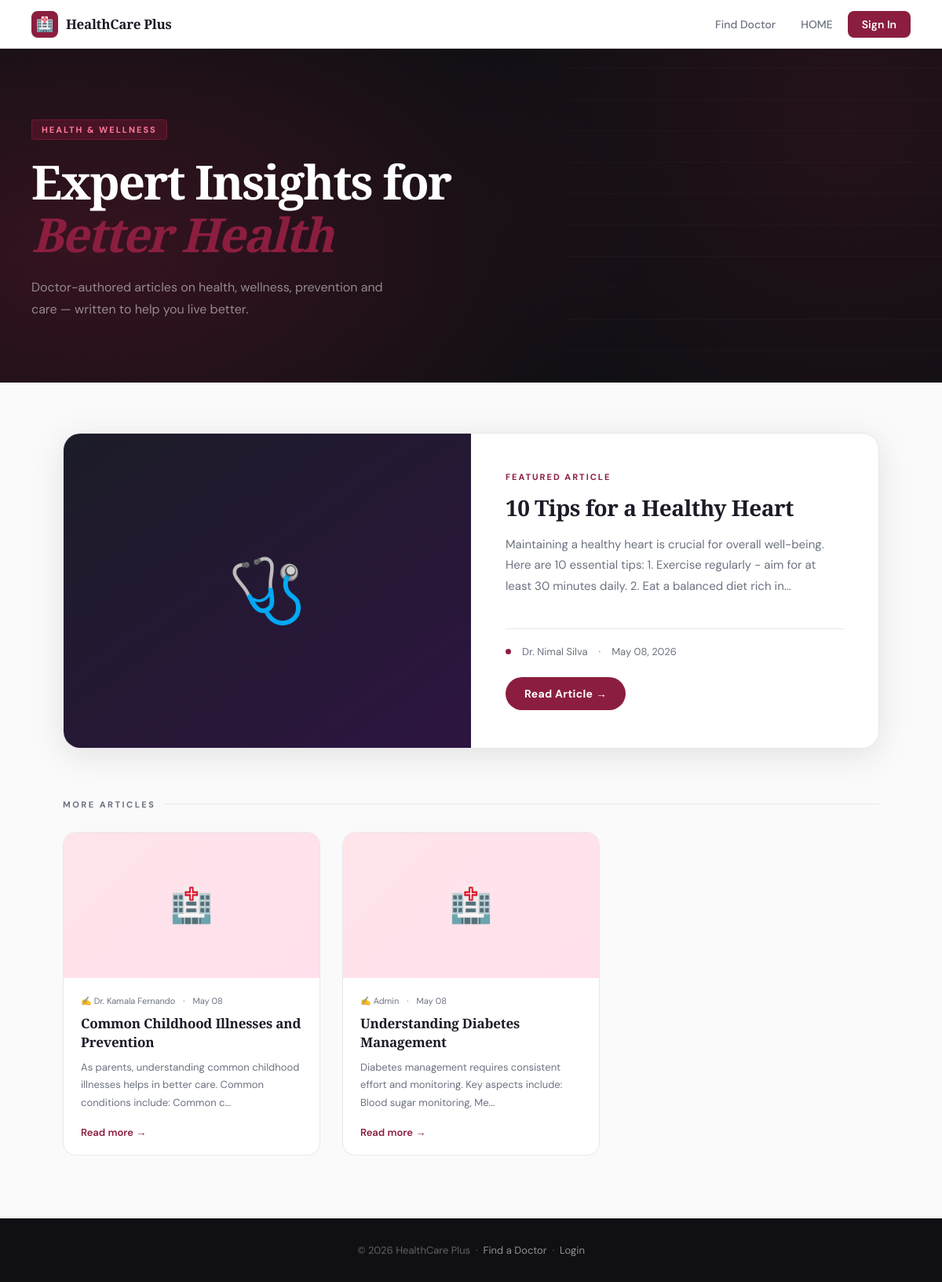
/blogs.php, run on the app's committed database.
### tables this page shows
CREATE TABLE blogs (
    id INT PRIMARY KEY AUTO_INCREMENT,
    title VARCHAR(255) NOT NULL,
    content TEXT NOT NULL,
    author VARCHAR(100),
    image VARCHAR(255),
    created_at TIMESTAMP DEFAULT CURRENT_TIMESTAMP,
    updated_at TIMESTAMP DEFAULT CURRENT_TIMESTAMP ON UPDATE CURRENT_TIMESTAMP
);

### blogs.php (the view, shortened to what this page needs)
<!DOCTYPE html>
<html lang="en">
<head>
</head>
<body>
<?php include 'includes/config.php';
$all = $conn->query("SELECT * FROM blogs ORDER BY created_at DESC");
$posts = $all->fetch_all(MYSQLI_ASSOC);
$featured = !empty($posts) ? $posts[0] : null;
$rest = array_slice($posts, 1);
?>
<nav class="nav">
    <a href="index.php" class="nav-brand">
        <div class="nav-brand-icon">🏥</div>
        <span class="nav-brand-text">HealthCare Plus</span>
    </a>
    <div class="nav-right">
        <a href="search.php">Find Doctor</a>
        <a href="novena/index.html">HOME</a>
        <a href="login.php" class="btn-login">Sign In</a>
    </div>
</nav>
<div class="hero">
    <div class="hero-bg"></div>
    <div class="hero-lines"></div>
    <div class="hero-inner">
        <div class="hero-tag">Health & Wellness</div>
        <h1>Expert Insights for <em>Better Health</em></h1>
        <p class="hero-sub">Doctor-authored articles on health, wellness, prevention and care — written to help you live better.</p>
    </div>
</div>
<div class="wrap">
<?php if (empty($posts)): ?>
    <div class="grid">
        <div class="empty">
            <div class="e-icon">📰</div>
            <h3>No articles yet</h3>
            <p>Check back soon for health tips and insights.</p>
        </div>
    </div>
<?php else: ?>
    <?php
    $f     = $featured;
    $f_img = !empty($f['image']) ? 'uploads/blogs/'.htmlspecialchars($f['image']) : null;
    $f_exc = substr(strip_tags($f['content']), 0, 180).'...';
    ?>
    <div class="featured">
        <div class="featured-img">
            <?php if ($f_img && file_exists($f_img)): ?>
                <img src="<?php echo $f_img; ?>" alt="<?php echo htmlspecialchars($f['title']); ?>">
            <?php else: ?>
                <div class="featured-img-ph">🩺</div>
            <?php endif; ?>
        </div>
        <div class="featured-body">
            <div class="featured-label">Featured Article</div>
            <h2 class="featured-title"><?php echo htmlspecialchars($f['title']); ?></h2>
            <p class="featured-excerpt"><?php echo htmlspecialchars($f_exc); ?></p>
            <div class="featured-meta">
                <div class="author-dot"></div>
                <span><?php echo htmlspecialchars($f['author'] ?? 'HealthCare Plus'); ?></span>
                <span>·</span>
                <span><?php echo date('M d, Y', strtotime($f['created_at'])); ?></span>
            </div>
            <a href="blog_post.php?id=<?php echo $f['id']; ?>" class="read-btn" style="background:var(--red);color:white;padding:12px 24px;border-radius:50px;font-weight:700;font-size:14px;text-decoration:none;align-self:flex-start;letter-spacing:0.3px;">
                Read Article →
            </a>
        </div>
    </div>
    <?php if (!empty($rest)): ?>
    <div class="section-label">More Articles</div>
    <div class="grid">
    <?php foreach ($rest as $b):
        $img = !empty($b['image']) ? 'uploads/blogs/'.htmlspecialchars($b['image']) : null;
        $exc = substr(strip_tags($b['content']), 0, 110).'...';
    ?>
        <div class="card">
            <div class="card-img">
                <?php if ($img && file_exists($img)): ?>
                    <img src="<?php echo $img; ?>" alt="<?php echo htmlspecialchars($b['title']); ?>">
                <?php else: ?>
                    <div class="card-img-ph">🏥</div>
                <?php endif; ?>
            </div>
            <div class="card-body">
                <div class="card-meta">
                    <span>✍️ <?php echo htmlspecialchars($b['author'] ?? 'HealthCare Plus'); ?></span>
                    <span>·</span>
                    <span><?php echo date('M d', strtotime($b['created_at'])); ?></span>
                </div>
                <h3 class="card-title"><?php echo htmlspecialchars($b['title']); ?></h3>
                <p class="card-excerpt"><?php echo htmlspecialchars($exc); ?></p>
                <a href="blog_post.php?id=<?php echo $b['id']; ?>" class="read-btn">Read more →</a>
            </div>
        </div>
    <?php endforeach; ?>
    </div>
    <?php endif; ?>
<?php endif; ?>
</div>
<div class="footer">
    © <?php echo date('Y'); ?> HealthCare Plus &nbsp;·&nbsp; <a href="index.php">Find a Doctor</a> &nbsp;·&nbsp; <a href="login.php">Login</a>
</div>
</body>
</html>

### data on the page
blogs: title "10 Tips for a Healthy Heart", content "Maintaining a healthy heart is crucial for overall well-being. Here are 10 essential tips: 1. Exercise regularly - aim for at least 30 minutes daily. 2. Eat a balanced diet rich in...", author "Dr. Nimal Silva", created_at "May 08, 2026"
blogs: author "Dr. Kamala Fernando", created_at "May 08", title "Common Childhood Illnesses and Prevention", content "As parents, understanding common childhood illnesses helps in better care. Common conditions include: Common c..."
blogs: author "Admin", created_at "May 08", title "Understanding Diabetes Management", content "Diabetes management requires consistent effort and monitoring. Key aspects include: Blood sugar monitoring, Me..."
